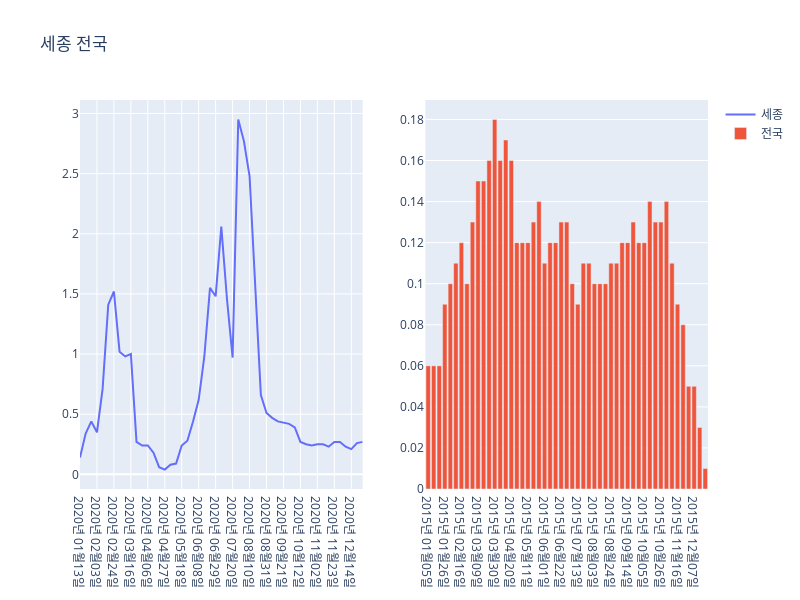

Notebook cell for this chart:
### Code cell
from plotly.subplots import make_subplots
import plotly.graph_objects as go

fig2 = make_subplots(rows=1, cols=2)

fig2.add_trace(
    go.Scatter(x=apart.index, y=apart.values,name="세종"),
    row=1, col=1
)

fig2.add_trace(
    go.Bar(x=apart2.index, y=apart2.values,name="전국"),
    row=1, col=2
)

fig2.update_layout(height=600, width=800, title_text="세종 전국")
fig2.show()

### Figure 1 — Plotly figure (JSON) as saved in the notebook; plotly's stock layout.template omitted (floating-point values rounded to 4 significant figures)
{"data": [{"name": "세종", "type": "scatter", "x": ["2020년 01월13일", "2020년 01월20일", "2020년 01월27일", "2020년 02월03일", "2020년 02월10일", "2020년 02월17일", "2020년 02월24일", "2020년 03월02일", "2020년 03월09일", "2020년 03월16일", "2020년 03월23일", "2020년 03월30일", "2020년 04월06일", "2020년 04월13일", "2020년 04월20일", "2020년 04월27일", "2020년 05월04일", "2020년 05월11일", "2020년 05월18일", "2020년 05월25일", "2020년 06월01일", "2020년 06월08일", "2020년 06월15일", "2020년 06월22일", "2020년 06월29일", "2020년 07월06일", "2020년 07월13일", "2020년 07월20일", "2020년 07월27일", "2020년 08월03일", "2020년 08월10일", "2020년 08월17일", "2020년 08월24일", "2020년 08월31일", "2020년 09월07일", "2020년 09월14일", "2020년 09월21일", "2020년 09월28일", "2020년 10월05일", "2020년 10월12일", "2020년 10월19일", "2020년 10월26일", "2020년 11월02일", "2020년 11월09일", "2020년 11월16일", "2020년 11월23일", "2020년 11월30일", "2020년 12월07일", "2020년 12월14일", "2020년 12월21일", "2020년 12월28일"], "xaxis": "x", "y": [0.14, 0.34, 0.44, 0.35, 0.71, 1.41, 1.52, 1.02, 0.98, 1, 0.27, 0.24, 0.24, 0.18, 0.06, 0.04, 0.08, 0.09, 0.24, 0.28, 0.44, 0.62, 0.98, 1.55, 1.48, 2.06, 1.46, 0.97, 2.95, 2.77, 2.48, 1.59, 0.66, 0.51, 0.47, 0.44, 0.43, 0.42, 0.39, 0.27, 0.25, 0.24, 0.25, 0.25, 0.23, 0.27, 0.27, 0.23, 0.21, 0.26, 0.27], "yaxis": "y"}, {"name": "전국", "type": "bar", "x": ["2015년 01월05일", "2015년 01월12일", "2015년 01월19일", "2015년 01월26일", "2015년 02월02일", "2015년 02월09일", "2015년 02월16일", "2015년 02월23일", "2015년 03월02일", "2015년 03월09일", "2015년 03월16일", "2015년 03월23일", "2015년 03월30일", "2015년 04월06일", "2015년 04월13일", "2015년 04월20일", "2015년 04월27일", "2015년 05월04일", "2015년 05월11일", "2015년 05월18일", "2015년 05월25일", "2015년 06월01일", "2015년 06월08일", "2015년 06월15일", "2015년 06월22일", "2015년 06월29일", "2015년 07월06일", "2015년 07월13일", "2015년 07월20일", "2015년 07월27일", "2015년 08월03일", "2015년 08월10일", "2015년 08월17일", "2015년 08월24일", "2015년 08월31일", "2015년 09월07일", "2015년 09월14일", "2015년 09월21일", "2015년 09월28일", "2015년 10월05일", "2015년 10월12일", "2015년 10월19일", "2015년 10월26일", "2015년 11월02일", "2015년 11월09일", "2015년 11월16일", "2015년 11월23일", "2015년 11월30일", "2015년 12월07일", "2015년 12월14일", "2015년 12월21일"], "xaxis": "x2", "y": [0.06, 0.06, 0.06, 0.09, 0.1, 0.11, 0.12, 0.1, 0.13, 0.15, 0.15, 0.16, 0.18, 0.16, 0.17, 0.16, 0.12, 0.12, 0.12, 0.13, 0.14, 0.11, 0.12, 0.12, 0.13, 0.13, 0.1, 0.09, 0.11, 0.11, 0.1, 0.1, 0.1, 0.11, 0.11, 0.12, 0.12, 0.13, 0.12, 0.12, 0.14, 0.13, 0.13, 0.14, 0.11, 0.09, 0.08, 0.05, 0.05, 0.03, 0.01], "yaxis": "y2"}], "layout": {"height": 600, "title": {"text": "세종 전국"}, "width": 800, "xaxis": {"anchor": "y", "domain": [0, 0.45]}, "xaxis2": {"anchor": "y2", "domain": [0.55, 1]}, "yaxis": {"anchor": "x", "domain": [0, 1]}, "yaxis2": {"anchor": "x2", "domain": [0, 1]}}}
